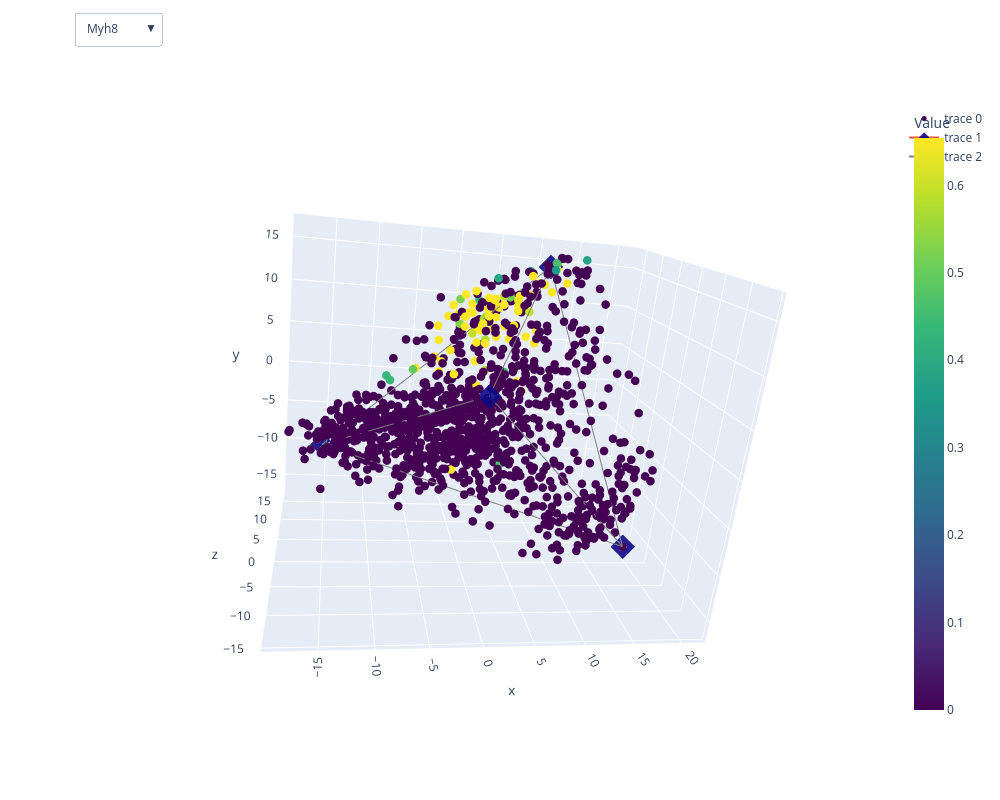

Notebook source saved alongside this figure:
### Code cell
import plotly.graph_objects as go


# 2. Create the initial figure
fig = go.Figure(data=[go.Scatter3d(
    x=df['x'], y=df['y'], z=df['z'],
    mode='markers',
    marker=dict(
        size=5,
        color=df['Calb2'],      # Initial color
        colorscale='Viridis',
        colorbar=dict(title="Value")
    )
)])

# Add archetypes
fig.add_trace(go.Scatter3d(x=x, y=y, z=z,
    mode='markers+lines',
    marker=dict(size=8, color='black', opacity=0.9, symbol='diamond')
))
fig.add_trace(go.Scatter3d(
    x=x_lines, y=y_lines, z=z_lines,
    mode='lines',
    line=dict(color='gray', width=2),
    hoverinfo='none'
))

# 3. Add the Dropdown Menu
fig.update_layout(
    updatemenus=[
        dict(
            buttons=[
                dict(
                    label=gn,
                    method="restyle",
                    args=[{"marker.color": [df[gn]], 
                           "marker.cmin": np.percentile(df[gn],  5),
                           "marker.cmax": np.percentile(df[gn], 95),
                          }] # Note: data must be in a list
                ) for gn in gns
            ],
            direction="down",
            showactive=True,
            x=0.1, y=1.15
        )
    ]
)

fig.update_layout(width=1000, height=800)

fig.update_scenes(xaxis_autorange="reversed") 
fig.update_layout(scene_dragmode='orbit')
fig.show()

### Figure 1 — Plotly figure (JSON) as saved in the notebook; plotly's stock layout.template omitted (floating-point values rounded to 4 significant figures; data arrays with more than 128 entries replaced by an {"elided": "..."} marker saying what was removed)
{"data": [{"marker": {"cauto": false, "cmax": 0.6542, "cmin": 0, "color": {"elided": "1149 float values"}, "colorbar": {"title": {"text": "Value"}}, "colorscale": [[0, "#440154"], [0.1111, "#482878"], [0.2222, "#3e4989"], [0.3333, "#31688e"], [0.4444, "#26828e"], [0.5556, "#1f9e89"], [0.6667, "#35b779"], [0.7778, "#6ece58"], [0.8889, "#b5de2b"], [1, "#fde725"]], "size": 5}, "mode": "markers", "type": "scatter3d", "x": {"elided": "1149 float values"}, "y": {"elided": "1149 float values"}, "z": {"elided": "1149 float values"}}, {"marker": {"cauto": false, "cmax": 0.6542, "cmin": 0, "color": {"elided": "1149 float values"}, "opacity": 0.9, "size": 8, "symbol": "diamond"}, "mode": "markers+lines", "type": "scatter3d", "x": [-15.49, -1.895, 9.592, 20.33], "y": [-4.981, 6.566, 14.87, -16.29], "z": [3.168, -14.06, 11.8, 2.06]}, {"hoverinfo": "none", "line": {"color": "gray", "width": 2}, "marker": {"cauto": false, "cmax": 0.6542, "cmin": 0, "color": {"elided": "1149 float values"}}, "mode": "lines", "type": "scatter3d", "x": [-15.49, -1.895, null, -15.49, 9.592, null, -15.49, 20.33, null, -1.895, 9.592, null, -1.895, 20.33, null, 9.592, 20.33, null], "y": [-4.981, 6.566, null, -4.981, 14.87, null, -4.981, -16.29, null, 6.566, 14.87, null, 6.566, -16.29, null, 14.87, -16.29, null], "z": [3.168, -14.06, null, 3.168, 11.8, null, 3.168, 2.06, null, -14.06, 11.8, null, -14.06, 2.06, null, 11.8, 2.06, null]}], "layout": {"height": 800, "scene": {"aspectmode": "auto", "aspectratio": {"x": 1.152, "y": 0.948, "z": 0.916}, "camera": {"center": {"x": 0, "y": 0, "z": 0}, "eye": {"x": 0.4571, "y": 0.6561, "z": -2.012}, "projection": {"type": "perspective"}, "up": {"x": 0.04602, "y": 0.9466, "z": 0.3191}}, "dragmode": "orbit", "xaxis": {"autorange": "reversed", "type": "linear"}}, "updatemenus": [{"active": 0, "buttons": [{"args": [{"marker.cmax": 0.6542, "marker.cmin": 0, "marker.color": {"elided": "1x1149 float values"}}], "label": "Myh8", "method": "restyle"}, {"args": [{"marker.cmax": 0.5818, "marker.cmin": 0, "marker.color": {"elided": "1x1149 float values"}}], "label": "Syndig1l", "method": "restyle"}, {"args": [{"marker.cmax": 1.561, "marker.cmin": 0, "marker.color": {"elided": "1x1149 float values"}}], "label": "Hpse", "method": "restyle"}, {"args": [{"marker.cmax": 1.258, "marker.cmin": 0, "marker.color": {"elided": "1x1149 float values"}}], "label": "Calb2", "method": "restyle"}, {"args": [{"marker.cmax": 1.71, "marker.cmin": 0, "marker.color": {"elided": "1x1149 float values"}}], "label": "Etv1", "method": "restyle"}, {"args": [{"marker.cmax": 1.019, "marker.cmin": 0, "marker.color": {"elided": "1x1149 float values"}}], "label": "Mme", "method": "restyle"}, {"args": [{"marker.cmax": 0.513, "marker.cmin": 0, "marker.color": {"elided": "1x1149 float values"}}], "label": "Nmbr", "method": "restyle"}, {"args": [{"marker.cmax": 2.265, "marker.cmin": 0, "marker.color": {"elided": "1x1149 float values"}}], "label": "Crh", "method": "restyle"}], "direction": "down", "showactive": true, "x": 0.1, "y": 1.15}], "width": 1000}}
